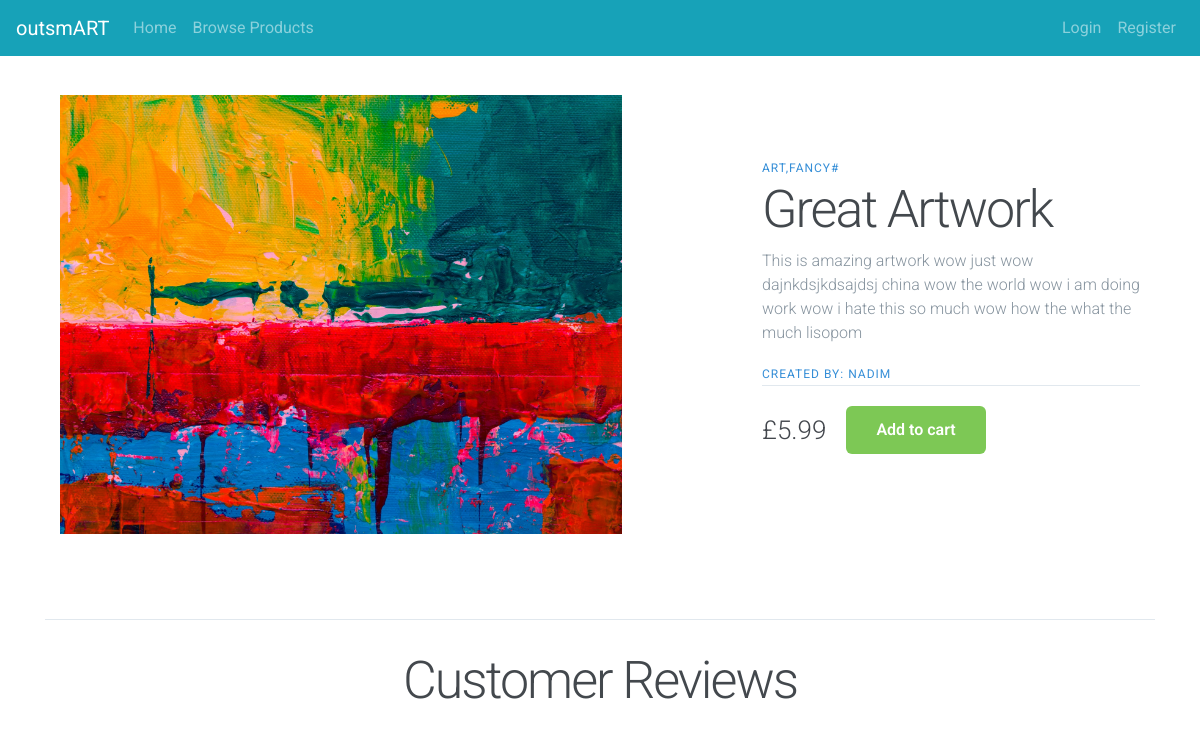
/products/1, run on the app's committed database.
### products/models.py (models this page shows)
class ProductPost(models.Model):
    owner = models.ForeignKey(User, on_delete=models.CASCADE)
    title = models.CharField(max_length=100)
    summary = models.TextField(max_length=200,default="No Summary")
    descrip = models.TextField(max_length=10000)
    stock = models.IntegerField(default=0)
    tags = models.CharField(max_length=10000)
    image = models.FileField()
    created = models.DateTimeField(auto_now_add=True)
    price = models.DecimalField(max_digits=10, decimal_places=2)

### products/views.py (the view)
# urls.py: path('<int:product_id>',views.detail,name='detail')
def detail(request, product_id):
    try:
        product = ProductPost.objects.get(pk=product_id)
    except ProductPost.DoesNotExist:
        raise Http404("Product does not exist")
    return render(request,'products/detail.html',{'product': product})

### templates/products/detail.html
{% extends 'base.html' %}
{% block content %}
{% load static %}
<link rel="stylesheet" href="{% static 'products/productstyle.css' %}" type="text/css">
 <main class="product-container">
    <div class="left-column">
      <img src="{{product.image.url}}" alt="" class="active">
    </div>
    <div class="right-column">
      <div class="product-description">
        <span>{{product.tags}}</span>
        <h1>{{product.title}}</h1>
        <p>{{product.descrip}}</p>
        <span>Created by: {{product.owner}}</span>
      </div>
      <div class="product-price">
        <span>£{{product.price}}</span>
        <a href="#" class="cart-btn">Add to cart</a>
      </div>
    </div>
  </main>
  <div class="reviews">
      <h1>Customer Reviews</h1>
  </div>
    {% endblock %}

### static/products/style.css (style rules this page uses)
* { -webkit-box-sizing: border-box; box-sizing: border-box; margin: 0; padding: 0; }
body { font-family: 'Roboto', sans-serif; }
a { text-decoration: none; }
.product-price { font-size: 18px; color: #fbb72c; font-weight: 600; }

### static/products/productstyle.css (style rules this page uses)
.product-container { max-width: 100%; margin: 0px 0px 150px 0px; padding: 15px; display: flex; }
.left-column { width: 65%; position: relative; }
.right-column { width: 35%; margin-top: 60px; }
.left-column img { width: 80%; position: absolute; left: 0; top: 0; opacity: 0; transition: all 0.3s ease; }
.left-column img.active { opacity: 1; }
.product-description { border-bottom: 1px solid #E1E8EE; margin-bottom: 20px; }
.product-description span { font-size: 12px; color: #358ED7; letter-spacing: 1px; text-transform: uppercase; text-decoration: none; }
.product-description h1 { font-weight: 300; font-size: 52px; color: #43484D; letter-spacing: -2px; }
.product-description p { font-size: 16px; font-weight: 300; color: #86939E; line-height: 24px; }
.product-price { display: flex; align-items: center; }
.product-price span { font-size: 26px; font-weight: 300; color: #43474D; margin-right: 20px; }
.cart-btn { display: inline-block; background-color: #7DC855; border-radius: 6px; font-size: 16px; color: #FFFFFF; text-decoration: none; padding: 12px 30px; transition: all .5s; }
.reviews { border-top: 1px solid #E1E8EE; margin-bottom: 20px; }
.reviews h1 { margin-top: 30px; font-weight: 300; font-size: 52px; color: #43484D; letter-spacing: -2px; text-align: center; }

### data on the page
ProductPost: image (picture), tags "ART,FANCY#", title "Great Artwork", descrip "This is amazing artwork wow just wow dajnkdsjkdsajdsj china wow the world wow i am doing work wow i hate this so much wow how the what the much lisopom", owner "NADIM", price "5.99"
